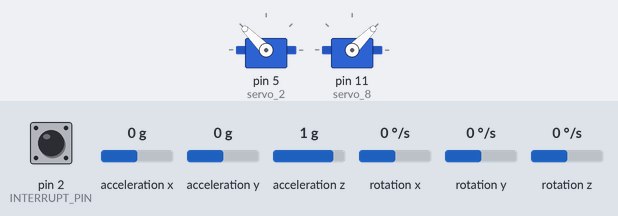
The sketch below on a simulated Arduino Uno, built with avr-gcc and run on an emulated ATmega328P. Parts: 2 × servo. The inputs (shaded band) are chosen by the test bench; at power-on: acceleration x 0 g, acceleration y 0 g, acceleration z 1 g, pin 2 (INTERRUPT_PIN) LOW, rotation x 0 °/s, rotation y 0 °/s, rotation z 0 °/s. The sensor or clock chip raises its interrupt line as the real part does.

Above: at 3.7 s.
3.8 s: acceleration x set to -0.2 g
5.3 s: acceleration x set to -0.5 g
6.8 s: acceleration y set to -0.3 g
At 7.6 s:
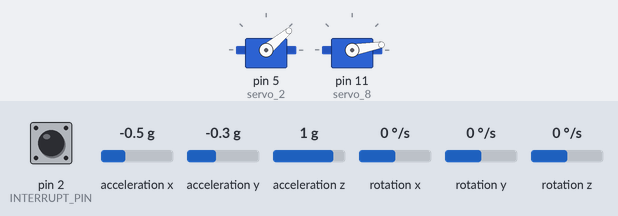
8.3 s: acceleration z set to 0.5 g
9.8 s: acceleration z set to 0.2 g
11.3 s: acceleration y set to -1.4 g
At 12.1 s:
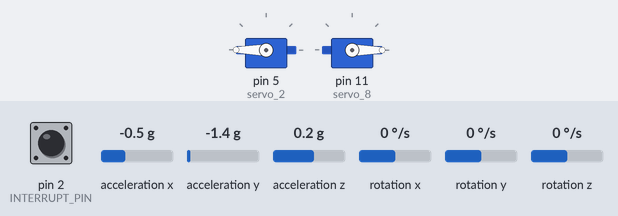
At 18.5 s:
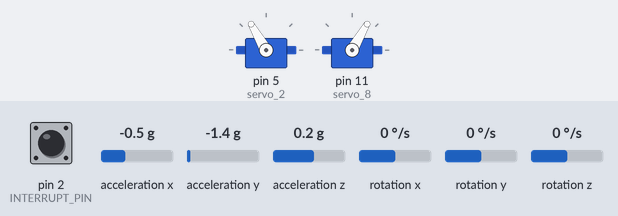
Timing chart, 0 to 19.4 s (numbered marks = the images above; inputs shaded):
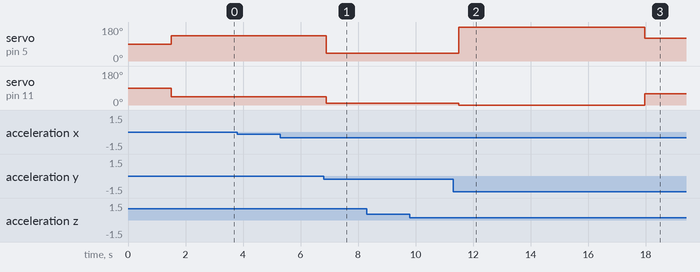

The sketch:

IMU-furtail.ino
```cpp
#include "I2Cdev.h"
#include "MPU6050_6Axis_MotionApps20.h"
#if I2CDEV_IMPLEMENTATION == I2CDEV_ARDUINO_WIRE
#include "Wire.h"
#endif

MPU6050 mpu;

#define INTERRUPT_PIN 2

#define XaccOFFSET  2147
#define YaccOFFSET  -995
#define ZaccOFFSET   2141
#define XgryoOFFSET  -63
#define YgryoOFFSET 163
#define ZgryoOFFSET 40


volatile bool mpuInterrupt = false;     // indicates whether MPU interrupt pin has gone high
void dmpDataReady() {
  mpuInterrupt = true;
}

// MPU control/status vars
bool dmpReady = false;  // set true if DMP init was successful
uint8_t mpuIntStatus;   // holds actual interrupt status byte from MPU
uint8_t devStatus;      // return status after each device operation (0 = success, !0 = error)
uint16_t packetSize;    // expected DMP packet size (default is 42 bytes)
uint16_t fifoCount;     // count of all bytes currently in FIFO
uint8_t fifoBuffer[64]; // FIFO storage buffer

Quaternion q;           // [w, x, y, z]         quaternion container
VectorInt16 aa;         // [x, y, z]            accel sensor measurements
VectorInt16 aaReal;     // [x, y, z]            gravity-free accel sensor measurements
VectorInt16 aaWorld;    // [x, y, z]            world-frame accel sensor measurements
VectorFloat gravity;    // [x, y, z]            gravity vector
float euler[3];         // [psi, theta, phi]    Euler angle container
float ypr[3];           // [yaw, pitch, roll]   yaw/pitch/roll container and gravity vector

float pypr[3];          // previous ypr
float eypr[3];          // ypr error
float sum_e;            // error sum

int Lefturn_TH =          8 ;
int Rightturn_TH =       -8 ;
int Upturn_TH =           8 ;
int Downturn_TH =        -20 ;
int sum_TH =              15 ;

int counts = 0;

#include <Servo.h>
Servo servo_2;
Servo servo_8;


void setup() {
  // put your setup code here, to run once:

  servo_2.attach(5);
    servo_8.attach(11);

      servo_8.write(90);
      servo_2.write(90);
      delay(500);

#if I2CDEV_IMPLEMENTATION == I2CDEV_ARDUINO_WIRE
  Wire.begin();
  Wire.setClock(400000); // 400kHz I2C clock. Comment this line if having compilation difficulties
#elif I2CDEV_IMPLEMENTATION == I2CDEV_BUILTIN_FASTWIRE
  Fastwire::setup(400, true);
#endif

  Serial.begin(9600);
  while (!Serial); // wait for Leonardo enumeration, others continue immediately

  //Serial.println(F("Initializing I2C devices..."));
  mpu.initialize();
  pinMode(INTERRUPT_PIN, INPUT);

  // verify connection
  //Serial.println(F("Testing device connections..."));
  //Serial.println(mpu.testConnection() ? F("MPU6050 connection successful") : F("MPU6050 connection failed"));

  // wait for ready
  /*
  Serial.println(F("\nSend any character to begin DMP programming and demo: "));
  while (Serial.available() && Serial.read()); // empty buffer
  while (!Serial.available());                 // wait for data
  while (Serial.available() && Serial.read()); // empty buffer again
  */

  // load and configure the DMP
  //Serial.println(F("Initializing DMP..."));
  devStatus = mpu.dmpInitialize();

  // supply your own gyro offsets here, scaled for min sensitivity
    mpu.setXGyroOffset(XgryoOFFSET);
    mpu.setYGyroOffset(XgryoOFFSET);
    mpu.setZGyroOffset(XgryoOFFSET);
    mpu.setXAccelOffset(XaccOFFSET);
    mpu.setYAccelOffset(YaccOFFSET);
    mpu.setZAccelOffset(ZaccOFFSET);

  // make sure it worked (returns 0 if so)
  if (devStatus == 0) {
    // Calibration Time: generate offsets and calibrate our MPU6050
    mpu.CalibrateAccel(6);
    mpu.CalibrateGyro(6);
    //Serial.println();
    mpu.PrintActiveOffsets();
    // turn on the DMP, now that it's ready
    //Serial.println(F("Enabling DMP..."));
    mpu.setDMPEnabled(true);
    delay(500);

    // enable Arduino interrupt detection
    //Serial.print(F("Enabling interrupt detection (Arduino external interrupt "));
    //Serial.print(digitalPinToInterrupt(INTERRUPT_PIN));
    //Serial.println(F(")..."));
    attachInterrupt(digitalPinToInterrupt(INTERRUPT_PIN), dmpDataReady, RISING);
    mpuIntStatus = mpu.getIntStatus();

    // set our DMP Ready flag so the main loop() function knows it's okay to use it
    //Serial.println(F("DMP ready! Waiting for first interrupt..."));
    dmpReady = true;

    // get expected DMP packet size for later comparison
    packetSize = mpu.dmpGetFIFOPacketSize();
  } else {
    // ERROR!
    // 1 = initial memory load failed
    // 2 = DMP configuration updates failed
    // (if it's going to break, usually the code will be 1)
    //Serial.print(F("DMP Initialization failed (code "));
    //Serial.print(devStatus);
    //Serial.println(F(")"));
  }
      servo_8.write(45);
      servo_2.write(135);
      delay(1000);

}

void loop() {
  // if programming failed, don't try to do anything
  if (!dmpReady) return;
  // read a packet from FIFO
  if (mpu.dmpGetCurrentFIFOPacket(fifoBuffer)) { // Get the Latest packet

    // display Euler angles in degrees
    mpu.dmpGetQuaternion(&q, fifoBuffer);
    mpu.dmpGetGravity(&gravity, &q);
    mpu.dmpGetYawPitchRoll(ypr, &q, &gravity);


    for(int i=0;i<3;i++){
      eypr[i] = (ypr[i]-pypr[i]) * 180 / M_PI;
      pypr[i] = ypr[i];
    }

    sum_e = eypr[0]+ eypr[1]+ eypr[2] ;

  /*
    Serial.print("Error ypr\t");
    Serial.print(eypr[0]);
    Serial.print("\t");
    Serial.print(eypr[1]);
    Serial.print("\t");
    Serial.print(eypr[2]);
    Serial.print("\t");
    Serial.print(sum_e);
    Serial.println();
  */


    if (eypr[2] < Rightturn_TH) {
      servo_8.write(10);
      servo_2.write(40);
      //delay(100);
      counts = 0;
    }

    if (eypr[2] > Lefturn_TH) {
      servo_8.write(140);
      servo_2.write(170);
      //delay(100);
      counts = 0;
    }

    if (eypr[1] > Upturn_TH) {
      servo_8.write(0);
      servo_2.write(180);
      //delay(100);
      counts = 0;
    }

    if (eypr[1] < Downturn_TH) {
      servo_8.write(170);
      servo_2.write(10);
      //delay(100);
      counts = 0;
    }

    if (sum_e < sum_TH){
      counts++;
    }

    if (counts > 30){
      servo_8.write(60);
      servo_2.write(120);
      counts = 0;
    }

  }

  delay(200);


}
```

Measured:
- the behaviour switches between -0.1 and -0.2 g on acceleration y (found by bisection; images 0 and 1)
- after the input at 3.8 s, every drawn part: stays the same
- after the input at 5.3 s, every drawn part: stays the same
- after the input at 6.8 s, servo on pin 5 (servo_2): 135° → 40° after 0.10 s; servo on pin 11 (servo_8): 45° → 10° after 0.10 s
- after the input at 8.3 s, every drawn part: stays the same
- after the input at 9.8 s, every drawn part: stays the same
- after the input at 11.3 s, servo on pin 5 (servo_2): 40° → 180° after 0.19 s, → 120° 6.5 s later; servo on pin 11 (servo_8): 10° → 0° after 0.19 s, → 60° 6.5 s later
